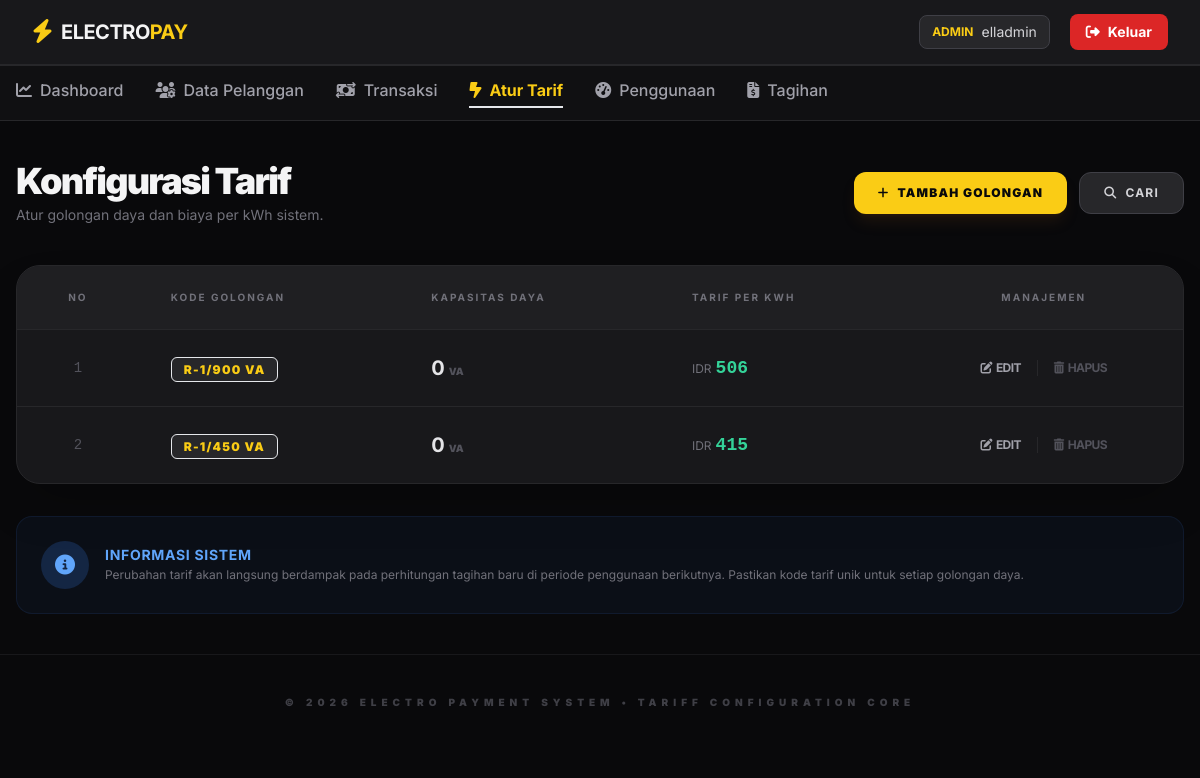
The page /data_tarif.php (signed in) on the database as committed earlier.
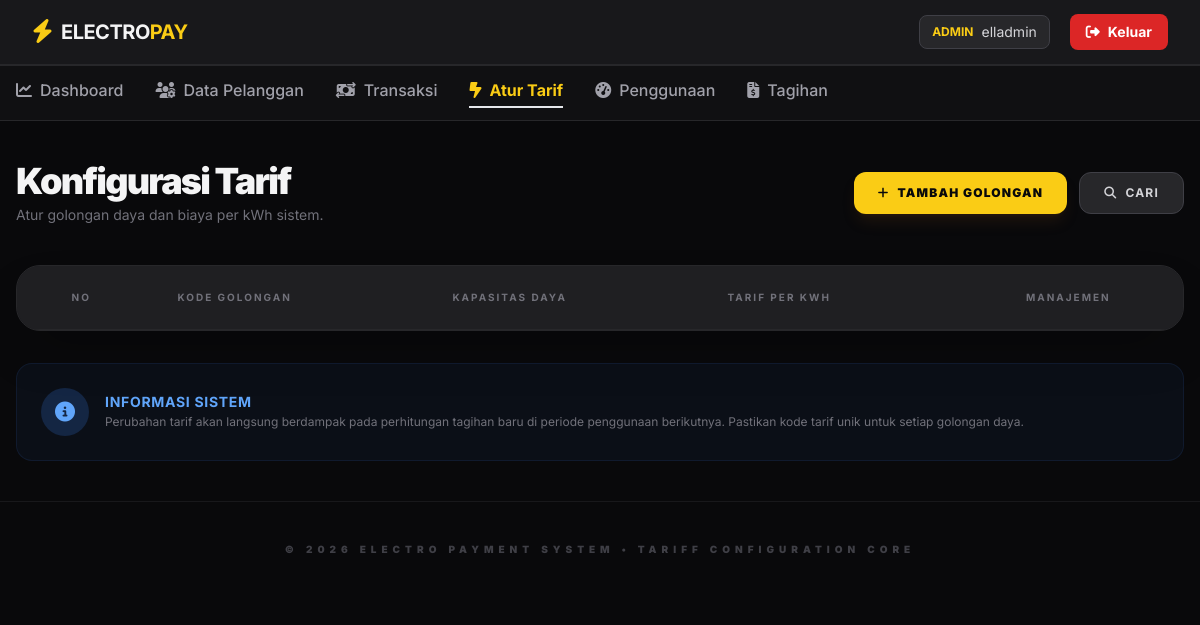
The same page on the database as committed later.
### tables this page shows
CREATE TABLE `payment_tarif` (
  `id` int(11) NOT NULL,
  `kodetarif` varchar(50) DEFAULT NULL,
  `daya` varchar(50) NOT NULL,
  `tarifperkwh` varchar(50) NOT NULL
);

### data_tarif.php (the view, shortened to what the changed rows need)
<?php
include 'koneksi.php';
$query = mysqli_query($koneksi, "SELECT * FROM payment_tarif ORDER BY id DESC") or die(mysqli_error($koneksi));
?>
<!DOCTYPE html>
<html lang="en">
<head>
    <script src="https://cdn.tailwindcss.com"></script>
    <link rel="stylesheet" href="https://cdnjs.cloudflare.com/ajax/libs/font-awesome/6.5.1/css/all.min.css" />
</head>
<body class="bg-zinc-950 text-zinc-100 min-h-screen">
    <main class="max-w-7xl mx-auto px-4 py-10">
        <div class="flex flex-col md:flex-row md:items-center justify-between gap-6 mb-10">
            <div>
                <h2 class="text-4xl font-black tracking-tighter">Konfigurasi Tarif</h2>
            </div>
        </div>
        <div class="bg-zinc-900 rounded-3xl border border-zinc-800 shadow-2xl overflow-hidden">
            <div class="overflow-x-auto">
                <table class="w-full text-left border-collapse">
                    <thead>
                        <tr class="bg-zinc-800/50 text-zinc-500 text-[10px] uppercase tracking-[0.2em] border-b border-zinc-800">
                            <th class="px-8 py-6 text-center">No</th>
                            <th class="px-8 py-6">Kode Golongan</th>
                            <th class="px-8 py-6">Kapasitas Daya</th>
                            <th class="px-8 py-6">Tarif per KWh</th>
                            <th class="px-8 py-6 text-center">Manajemen</th>
                        </tr>
                    </thead>
                    <tbody class="divide-y divide-zinc-800">
                        <?php
                            $no = 1;
                            while ($row = mysqli_fetch_array($query)) {
                        ?>
                        <tr class="hover:bg-zinc-800/30 transition-all group">
                            <td class="px-8 py-6 text-center text-zinc-600 font-mono text-sm"><?= $no++; ?></td>
                            <td class="px-8 py-6">
                                <span class="bg-zinc-800 text-yellow-brand border border-yellow-brand/20 px-3 py-1 rounded-md font-black text-xs tracking-widest">
                                    <?= $row['kodetarif'] ?>
                                </span>
                            </td>
                            <td class="px-8 py-6">
                                <div class="flex items-baseline gap-1">
                                    <span class="text-xl font-bold text-zinc-200"><?= number_format($row['daya'], 0, ',', '.'); ?></span>
                                    <span class="text-[10px] font-black text-zinc-600 uppercase">VA</span>
                                </div>
                            </td>
                            <td class="px-8 py-6">
                                <div class="flex items-baseline gap-1">
                                    <span class="text-zinc-500 text-xs">IDR</span>
                                    <span class="text-emerald-400 font-mono font-bold text-lg"><?= number_format($row['tarifperkwh'], 0, ',', '.'); ?></span>
                                </div>
                            </td>
                            <td class="px-8 py-6">
                                <div class="flex items-center justify-center gap-4">
                                    <a href="form_edit_tarif.php?Id=<?= $row['id'] ?>" class="text-zinc-400 hover:text-yellow-brand transition-colors flex items-center gap-1 text-xs font-bold uppercase tracking-tighter">
                                        <i class="fa-solid fa-pen-to-square"></i> Edit
                                    </a>
                                    <a href="delete_data_tarif.php?Id=<?= $row['id'] ?>"
                                       class="text-zinc-600 hover:text-red-500 transition-colors flex items-center gap-1 text-xs font-bold uppercase tracking-tighter"
                                       onclick="return confirm('Hapus golongan tarif ini? Data pelanggan terkait mungkin terdampak.')">
                                        <i class="fa-solid fa-trash-can"></i> Hapus
                                    </a>
                                </div>
                            </td>
                        </tr>
                        <?php } ?>
                    </tbody>
                </table>
            </div>
        </div>
    </main>
</body>
</html>

Rows that differ between the two databases and show on the page:
removed payment_tarif: kodetarif "R-1/900 VA", daya "0", tarifperkwh "506"
removed payment_tarif: kodetarif "R-1/450 VA", daya "0", tarifperkwh "415"
